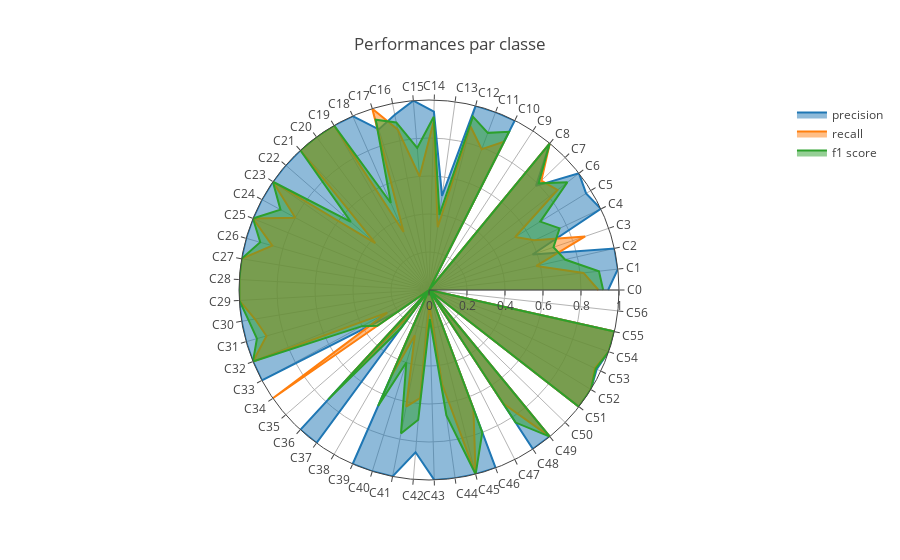

The notebook cell this image was saved under:
### Code cell
precision_trace = go.Scatterpolar(
    r = precision_test, 
    theta = ["C{}".format(i) for i in range(len(precision_test))],
    name = "precision",
    fill = "toself"
)
recall_trace = go.Scatterpolar(
    r = recall_test, 
    theta = ["C{}".format(i) for i in range(len(recall_test))],
    fill = "toself",
    name = "recall"
)
f1_trace = go.Scatterpolar(
    r = f1_test, 
    theta = ["C{}".format(i) for i in range(len(f1_test))],
    name = "f1 score",
    fill = "toself",
)

traces = [precision_trace, recall_trace, f1_trace]

layout = go.Layout(title = "Performances par classe")

fig = go.Figure(data = traces, layout = layout)

iplot(fig)

### Figure 1 — Plotly figure (JSON) as saved in the notebook; plotly's stock layout.template omitted (floating-point values rounded to 4 significant figures)
{"data": [{"fill": "toself", "name": "precision", "r": [0.9429, 1, 1, 0.5761, 1, 0.9706, 1, 0.7857, 1, 0, 1, 1, 1, 0.5, 0.9394, 1, 0.9394, 0.8857, 1, 1, 1, 1, 1, 1, 1, 1, 1, 1, 1, 1, 1, 1, 1, 1, 0.1977, 0, 1, 1, 0, 1, 1, 1, 0.8571, 1, 1, 1, 1, 0, 1, 1, 0, 1, 1, 0.9762, 1, 1, 0], "theta": ["C0", "C1", "C2", "C3", "C4", "C5", "C6", "C7", "C8", "C9", "C10", "C11", "C12", "C13", "C14", "C15", "C16", "C17", "C18", "C19", "C20", "C21", "C22", "C23", "C24", "C25", "C26", "C27", "C28", "C29", "C30", "C31", "C32", "C33", "C34", "C35", "C36", "C37", "C38", "C39", "C40", "C41", "C42", "C43", "C44", "C45", "C46", "C47", "C48", "C49", "C50", "C51", "C52", "C53", "C54", "C55", "C56"], "type": "scatterpolar", "uid": "4881d1df-b670-4acf-8977-88371635e872"}, {"fill": "toself", "name": "recall", "r": [0.8919, 0.8182, 0.5789, 0.8689, 0.6129, 0.5323, 0.8571, 0.825, 1, 0, 0.875, 0.7907, 0.8889, 0.3333, 0.8857, 0.6, 0.8611, 1, 0.3333, 1, 1, 1, 0.375, 1, 0.8, 1, 0.8571, 1, 1, 1, 0.9286, 0.8889, 1, 0.25, 1, 0, 0.6429, 0.1429, 0, 0.5, 0.25, 0.625, 0.5714, 0.08333, 0.5, 1, 0.6667, 0, 0.7143, 1, 0, 1, 1, 0.9647, 1, 1, 0], "theta": ["C0", "C1", "C2", "C3", "C4", "C5", "C6", "C7", "C8", "C9", "C10", "C11", "C12", "C13", "C14", "C15", "C16", "C17", "C18", "C19", "C20", "C21", "C22", "C23", "C24", "C25", "C26", "C27", "C28", "C29", "C30", "C31", "C32", "C33", "C34", "C35", "C36", "C37", "C38", "C39", "C40", "C41", "C42", "C43", "C44", "C45", "C46", "C47", "C48", "C49", "C50", "C51", "C52", "C53", "C54", "C55", "C56"], "type": "scatterpolar", "uid": "c44d800e-fc73-4cd8-a09c-735027fffc7d"}, {"fill": "toself", "name": "f1 score", "r": [0.9167, 0.9, 0.7333, 0.6928, 0.76, 0.6875, 0.9231, 0.8049, 1, 0, 0.9333, 0.8831, 0.9412, 0.4, 0.9118, 0.75, 0.8986, 0.9394, 0.5, 1, 1, 1, 0.5455, 1, 0.8889, 1, 0.9231, 1, 1, 1, 0.963, 0.9412, 1, 0.4, 0.3301, 0, 0.7826, 0.25, 0, 0.6667, 0.4, 0.7692, 0.6857, 0.1538, 0.6667, 1, 0.8, 0, 0.8333, 1, 0, 1, 1, 0.9704, 1, 1, 0], "theta": ["C0", "C1", "C2", "C3", "C4", "C5", "C6", "C7", "C8", "C9", "C10", "C11", "C12", "C13", "C14", "C15", "C16", "C17", "C18", "C19", "C20", "C21", "C22", "C23", "C24", "C25", "C26", "C27", "C28", "C29", "C30", "C31", "C32", "C33", "C34", "C35", "C36", "C37", "C38", "C39", "C40", "C41", "C42", "C43", "C44", "C45", "C46", "C47", "C48", "C49", "C50", "C51", "C52", "C53", "C54", "C55", "C56"], "type": "scatterpolar", "uid": "19652973-81dd-4096-98b9-19e3c85100b0"}], "layout": {"title": {"text": "Performances par classe"}}}
